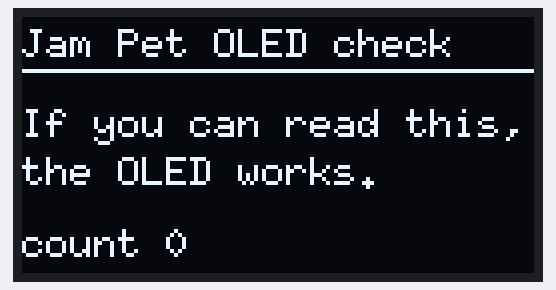
Bench run of a sketch on a simulated ESP32. Parts: 128×64 one-colour display. What the sketch prints to the serial monitor is not drawn.

Above: at 0.6 s.
At 4.8 s:
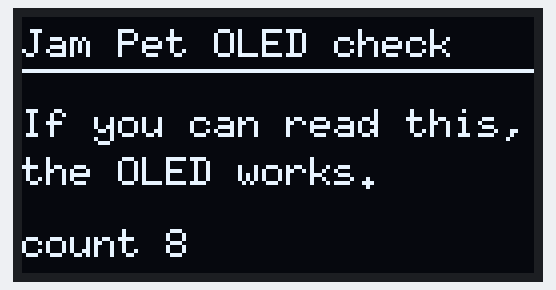
At 10.1 s:
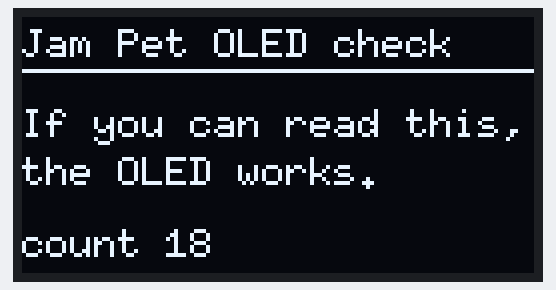
At 20.1 s:
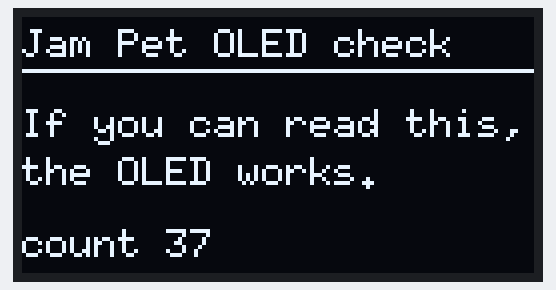
At 29.5 s:
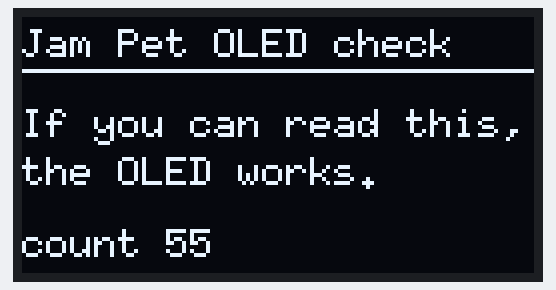
At 39.5 s:
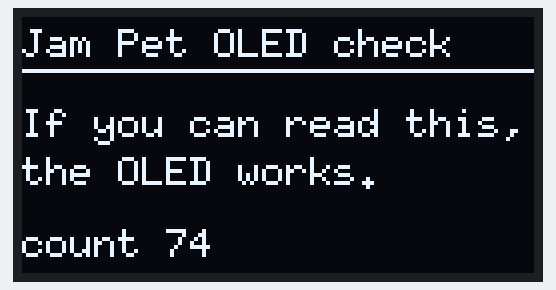

Measured:
- what the display in image 0 shows lasts 0.5 s, from 0.6 s to 1.1 s

The sketch:

oled_check.ino
```cpp
// OLED check: the smallest test for the 1.3" SH1106 128x64 OLED on I2C.
//
// Wiring: VCC 3.3 V, GND, SDA -> IO18, SCL -> IO23 (header pins; 32/33 aren't on the headers).
// First it scans the bus and prints what answers on the Serial Monitor (115200):
// expect 0x3C (the OLED). Then it shows a counter.
// Library: U8g2 (Arduino Library Manager). Board: ESP32 Wrover Module.

#include <Arduino.h>
#include <Wire.h>
#include <U8g2lib.h>

#define I2C_SDA 18
#define I2C_SCL 23

U8G2_SH1106_128X64_NONAME_F_HW_I2C oled(U8G2_R0, U8X8_PIN_NONE);

void scanI2C() {
  Serial.printf("Scanning I2C on SDA %d / SCL %d...\n", I2C_SDA, I2C_SCL);
  int found = 0;
  for (uint8_t addr = 1; addr < 127; addr++) {
    Wire.beginTransmission(addr);
    if (Wire.endTransmission() == 0) {
      Serial.printf("  found 0x%02X%s\n", addr,
                    addr == 0x10 ? "  (ES8388 codec)" : addr == 0x3C || addr == 0x3D ? "  (OLED)" : "");
      found++;
    }
  }
  if (!found) Serial.println("  nothing answered: check SDA/SCL wiring and power");
}

void setup() {
  Serial.begin(115200);
  delay(500);
  Wire.begin(I2C_SDA, I2C_SCL);
  scanI2C();

  oled.begin();
  oled.setFont(u8g2_font_6x10_tf);
}

void loop() {
  static uint32_t n = 0;
  oled.clearBuffer();
  oled.drawStr(0, 10, "Jam Pet OLED check");
  oled.drawHLine(0, 13, 128);
  oled.drawStr(0, 30, "If you can read this,");
  oled.drawStr(0, 42, "the OLED works.");
  char buf[24];
  snprintf(buf, sizeof(buf), "count %lu", (unsigned long)n++);
  oled.drawStr(0, 60, buf);
  oled.sendBuffer();
  delay(500);
}
```
